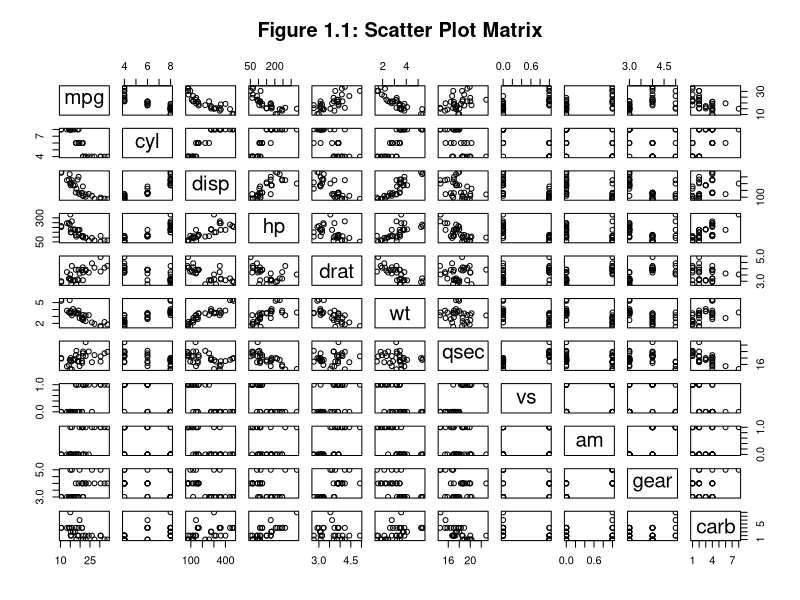
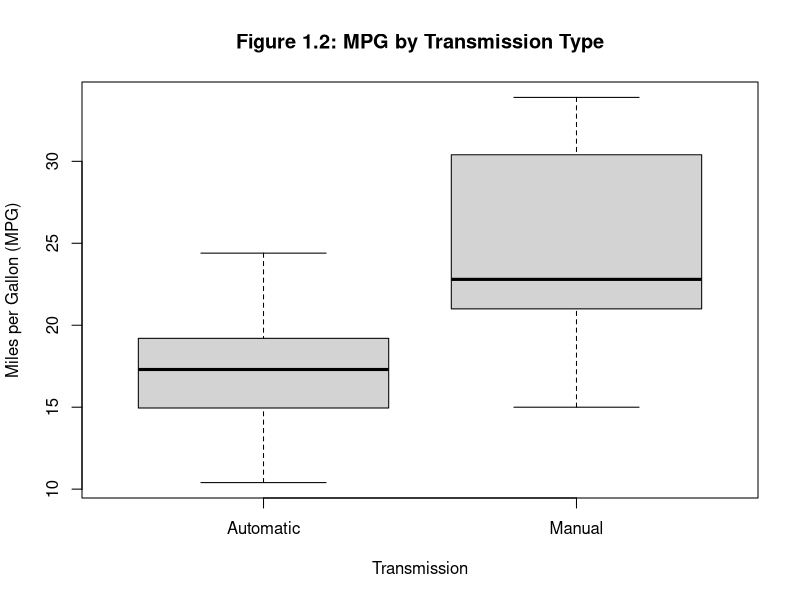
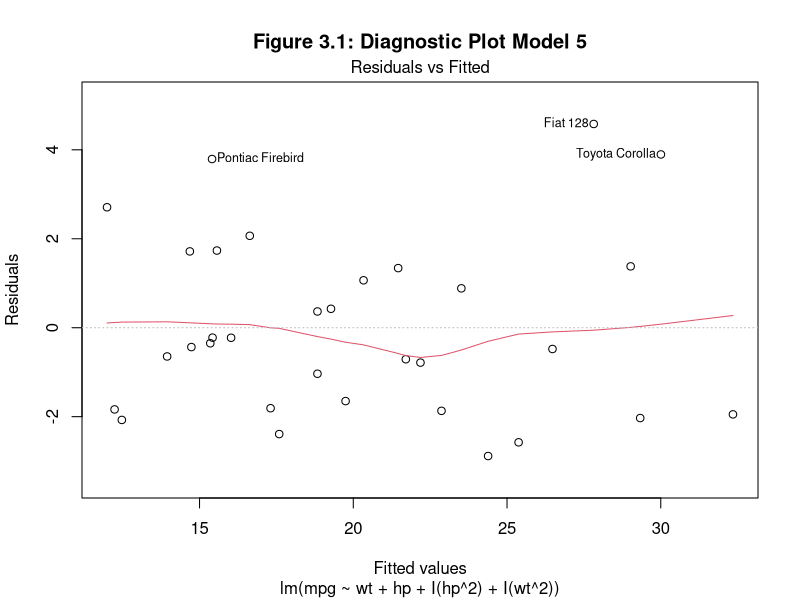
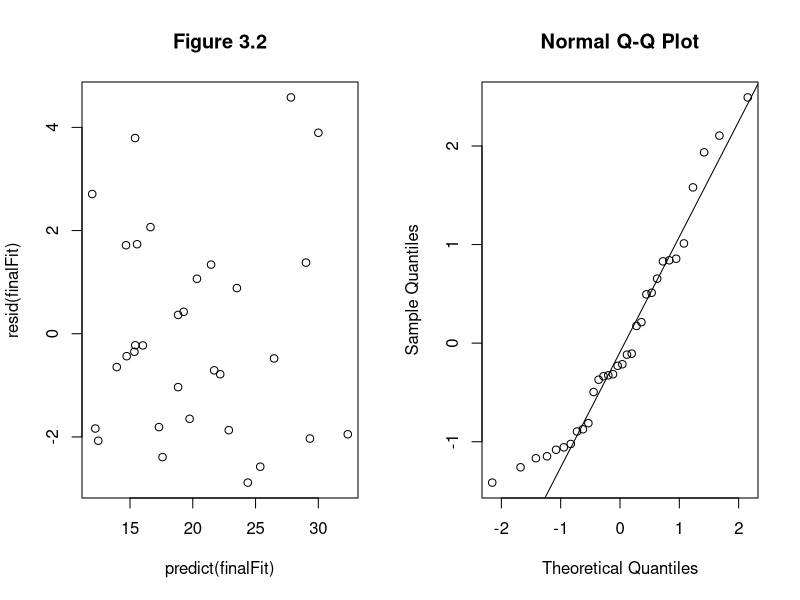

Recreate these plots in R, in order.
## ---- chunk 1
data <- mtcars
name <- names(mtcars)
description <- c("Miles/(US) gallon", "Number of cylinders", "Displacement (cu.in.", "Gross horsepower", "Rear axle ratio", "Weight (lb/1000)", "1/4 mile time", "V/S", "Transmission (0 = automatic, 1 = manual)", "Number of forward gears", "Number of carburetors")
dataset <- cbind(name, description)
knitr::kable(dataset)

pairs(data, main = "Figure 1.1: Scatter Plot Matrix")

## ---- chunk 2
boxplot(mpg ~ am, data = mtcars, names = c("Automatic", "Manual"), main = "Figure 1.2: MPG by Transmission Type", ylab = "Miles per Gallon (MPG)", xlab = "Transmission")
## ---- chunk 3
correlations <- round(cor(data, use="pairwise.complete.obs"), 3)
knitr::kable(correlations)
## ---- chunk 4
data$am <- ifelse(data$am == 0, "Automatic", "Manual")
fit1 <- lm(mpg ~ am, data)
summary(fit1)

## ---- chunk 5
model2 <- update(fit1, mpg ~ am + wt)
model3 <- update(fit1, mpg ~ am + wt + cyl)
anova(fit1, model2, model3)

## ---- chunk 6
fit2 <- lm(mpg ~ am + cyl + disp + hp + drat + wt +vs, data)
summary(fit2) 
## ---- chunk 7
finalFit  <-  lm(mpg ~ wt + hp + I(hp^2) + I(wt^2), data)
summary(finalFit)

plot(finalFit, 1, main = "Figure 3.1: Diagnostic Plot Model 5")
par(mfcol = c(1,2))

plot(resid(finalFit) ~ predict(finalFit), main = "Figure 3.2")
qqnorm(rstudent(finalFit))
qqline(rstudent(finalFit))
